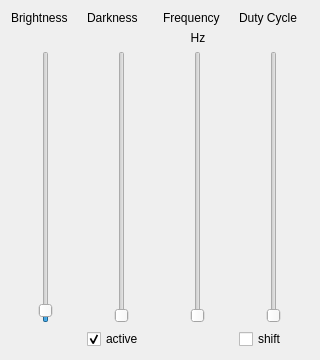
<?xml version="1.0" encoding="UTF-8"?>
<ui version="4.0">
 <class>Form</class>
 <widget class="QWidget" name="Form">
  <property name="geometry">
   <rect>
    <x>0</x>
    <y>0</y>
    <width>320</width>
    <height>360</height>
   </rect>
  </property>
  <property name="sizePolicy">
   <sizepolicy hsizetype="Fixed" vsizetype="Fixed">
    <horstretch>0</horstretch>
    <verstretch>0</verstretch>
   </sizepolicy>
  </property>
  <property name="windowTitle">
   <string>Form</string>
  </property>
  <layout class="QGridLayout" name="gridLayout">
   <item row="4" column="1">
    <widget class="QLabel" name="label_darkness_value">
     <property name="text">
      <string/>
     </property>
     <property name="alignment">
      <set>Qt::AlignCenter</set>
     </property>
    </widget>
   </item>
   <item row="12" column="1">
    <widget class="QCheckBox" name="checkBox_darkness">
     <property name="minimumSize">
      <size>
       <width>62</width>
       <height>0</height>
      </size>
     </property>
     <property name="text">
      <string>active</string>
     </property>
     <property name="checked">
      <bool>true</bool>
     </property>
    </widget>
   </item>
   <item row="4" column="2">
    <widget class="QLabel" name="label_frequency_value">
     <property name="text">
      <string>Hz</string>
     </property>
     <property name="alignment">
      <set>Qt::AlignCenter</set>
     </property>
    </widget>
   </item>
   <item row="12" column="3">
    <widget class="QCheckBox" name="checkBox_shift">
     <property name="text">
      <string>shift</string>
     </property>
    </widget>
   </item>
   <item row="0" column="3">
    <widget class="QLabel" name="label_duty_cycle">
     <property name="text">
      <string>Duty Cycle</string>
     </property>
    </widget>
   </item>
   <item row="9" column="3" alignment="Qt::AlignHCenter">
    <widget class="QSlider" name="verticalSlider_duty_cycle">
     <property name="maximum">
      <number>100</number>
     </property>
     <property name="orientation">
      <enum>Qt::Vertical</enum>
     </property>
    </widget>
   </item>
   <item row="4" column="3">
    <widget class="QLabel" name="label_duty_cycle_value">
     <property name="text">
      <string/>
     </property>
     <property name="alignment">
      <set>Qt::AlignCenter</set>
     </property>
    </widget>
   </item>
   <item row="0" column="1">
    <widget class="QLabel" name="label_darkness">
     <property name="text">
      <string>Darkness</string>
     </property>
    </widget>
   </item>
   <item row="9" column="1" alignment="Qt::AlignHCenter">
    <widget class="QSlider" name="verticalSlider_darkness">
     <property name="maximum">
      <number>255</number>
     </property>
     <property name="orientation">
      <enum>Qt::Vertical</enum>
     </property>
    </widget>
   </item>
   <item row="4" column="0">
    <widget class="QLabel" name="label_brightnes_value">
     <property name="text">
      <string/>
     </property>
     <property name="alignment">
      <set>Qt::AlignCenter</set>
     </property>
    </widget>
   </item>
   <item row="9" column="2" alignment="Qt::AlignHCenter">
    <widget class="QSlider" name="verticalSlider_frequency">
     <property name="minimum">
      <number>1</number>
     </property>
     <property name="maximum">
      <number>50</number>
     </property>
     <property name="pageStep">
      <number>5</number>
     </property>
     <property name="orientation">
      <enum>Qt::Vertical</enum>
     </property>
    </widget>
   </item>
   <item row="9" column="0" alignment="Qt::AlignHCenter">
    <widget class="QSlider" name="verticalSlider_brightness">
     <property name="maximum">
      <number>255</number>
     </property>
     <property name="pageStep">
      <number>10</number>
     </property>
     <property name="value">
      <number>5</number>
     </property>
     <property name="tracking">
      <bool>true</bool>
     </property>
     <property name="orientation">
      <enum>Qt::Vertical</enum>
     </property>
     <property name="tickPosition">
      <enum>QSlider::NoTicks</enum>
     </property>
    </widget>
   </item>
   <item row="0" column="0">
    <widget class="QLabel" name="label_brightness">
     <property name="text">
      <string>Brightness</string>
     </property>
    </widget>
   </item>
   <item row="0" column="2">
    <widget class="QLabel" name="label_frequency">
     <property name="text">
      <string>Frequency</string>
     </property>
    </widget>
   </item>
  </layout>
 </widget>
 <tabstops>
  <tabstop>verticalSlider_brightness</tabstop>
  <tabstop>verticalSlider_darkness</tabstop>
  <tabstop>checkBox_darkness</tabstop>
  <tabstop>verticalSlider_frequency</tabstop>
  <tabstop>verticalSlider_duty_cycle</tabstop>
  <tabstop>checkBox_shift</tabstop>
 </tabstops>
 <resources/>
 <connections>
  <connection>
   <sender>verticalSlider_brightness</sender>
   <signal>valueChanged(int)</signal>
   <receiver>Form</receiver>
   <slot>updateBrightness()</slot>
   <hints>
    <hint type="sourcelabel">
     <x>44</x>
     <y>188</y>
    </hint>
    <hint type="destinationlabel">
     <x>79</x>
     <y>95</y>
    </hint>
   </hints>
  </connection>
  <connection>
   <sender>verticalSlider_darkness</sender>
   <signal>valueChanged(int)</signal>
   <receiver>Form</receiver>
   <slot>updateDarkness()</slot>
   <hints>
    <hint type="sourcelabel">
     <x>123</x>
     <y>148</y>
    </hint>
    <hint type="destinationlabel">
     <x>81</x>
     <y>133</y>
    </hint>
   </hints>
  </connection>
  <connection>
   <sender>verticalSlider_frequency</sender>
   <signal>valueChanged(int)</signal>
   <receiver>Form</receiver>
   <slot>updateFrequency()</slot>
   <hints>
    <hint type="sourcelabel">
     <x>195</x>
     <y>162</y>
    </hint>
    <hint type="destinationlabel">
     <x>242</x>
     <y>165</y>
    </hint>
   </hints>
  </connection>
  <connection>
   <sender>verticalSlider_duty_cycle</sender>
   <signal>valueChanged(int)</signal>
   <receiver>Form</receiver>
   <slot>updateDutyCycle()</slot>
   <hints>
    <hint type="sourcelabel">
     <x>274</x>
     <y>206</y>
    </hint>
    <hint type="destinationlabel">
     <x>243</x>
     <y>211</y>
    </hint>
   </hints>
  </connection>
  <connection>
   <sender>checkBox_darkness</sender>
   <signal>stateChanged(int)</signal>
   <receiver>Form</receiver>
   <slot>updateDarknessCheckbox()</slot>
   <hints>
    <hint type="sourcelabel">
     <x>120</x>
     <y>338</y>
    </hint>
    <hint type="destinationlabel">
     <x>87</x>
     <y>277</y>
    </hint>
   </hints>
  </connection>
  <connection>
   <sender>checkBox_shift</sender>
   <signal>stateChanged(int)</signal>
   <receiver>Form</receiver>
   <slot>updateDutyCycleShift()</slot>
   <hints>
    <hint type="sourcelabel">
     <x>276</x>
     <y>343</y>
    </hint>
    <hint type="destinationlabel">
     <x>240</x>
     <y>268</y>
    </hint>
   </hints>
  </connection>
 </connections>
 <designerdata>
  <property name="gridDeltaX">
   <number>10</number>
  </property>
  <property name="gridDeltaY">
   <number>10</number>
  </property>
  <property name="gridSnapX">
   <bool>true</bool>
  </property>
  <property name="gridSnapY">
   <bool>true</bool>
  </property>
  <property name="gridVisible">
   <bool>true</bool>
  </property>
 </designerdata>
 <slots>
  <slot>updateBrightness()</slot>
  <slot>updateDarkness()</slot>
  <slot>updateFrequency()</slot>
  <slot>updateDutyCycle()</slot>
  <slot>updateDarknessCheckbox()</slot>
  <slot>updateDutyCycleShift()</slot>
 </slots>
</ui>
